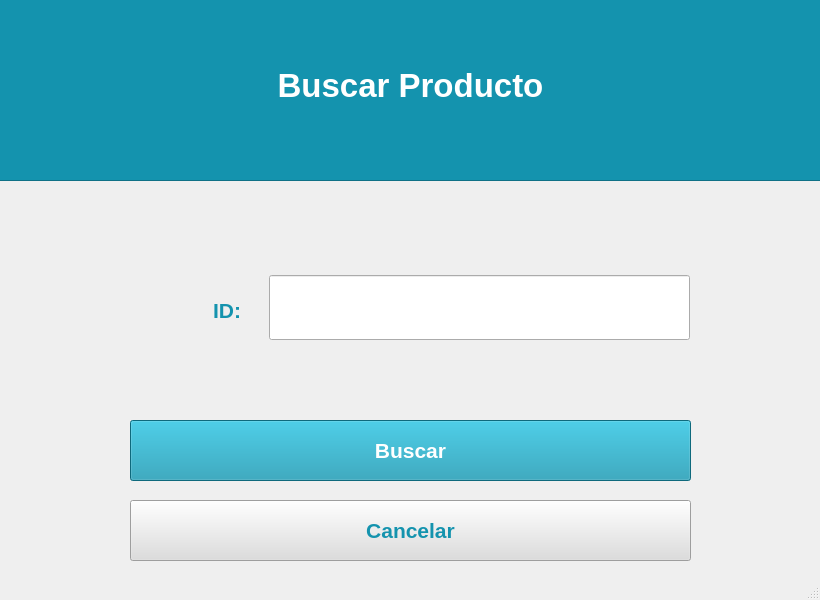
<?xml version="1.0" encoding="UTF-8"?>
<ui version="4.0">
 <class>MainWindow</class>
 <widget class="QMainWindow" name="MainWindow">
  <property name="enabled">
   <bool>true</bool>
  </property>
  <property name="geometry">
   <rect>
    <x>0</x>
    <y>0</y>
    <width>820</width>
    <height>600</height>
   </rect>
  </property>
  <property name="sizePolicy">
   <sizepolicy hsizetype="Preferred" vsizetype="Preferred">
    <horstretch>0</horstretch>
    <verstretch>0</verstretch>
   </sizepolicy>
  </property>
  <property name="minimumSize">
   <size>
    <width>820</width>
    <height>600</height>
   </size>
  </property>
  <property name="maximumSize">
   <size>
    <width>820</width>
    <height>600</height>
   </size>
  </property>
  <property name="windowTitle">
   <string>MainWindow</string>
  </property>
  <property name="toolButtonStyle">
   <enum>Qt::ToolButtonTextUnderIcon</enum>
  </property>
  <property name="animated">
   <bool>false</bool>
  </property>
  <property name="documentMode">
   <bool>true</bool>
  </property>
  <widget class="QWidget" name="centralwidget">
   <widget class="QPushButton" name="Buscar">
    <property name="geometry">
     <rect>
      <x>130</x>
      <y>420</y>
      <width>561</width>
      <height>61</height>
     </rect>
    </property>
    <property name="palette">
     <palette>
      <active>
       <colorrole role="WindowText">
        <brush brushstyle="SolidPattern">
         <color alpha="255">
          <red>255</red>
          <green>255</green>
          <blue>255</blue>
         </color>
        </brush>
       </colorrole>
       <colorrole role="Button">
        <brush brushstyle="SolidPattern">
         <color alpha="255">
          <red>20</red>
          <green>147</green>
          <blue>174</blue>
         </color>
        </brush>
       </colorrole>
       <colorrole role="ButtonText">
        <brush brushstyle="SolidPattern">
         <color alpha="255">
          <red>255</red>
          <green>255</green>
          <blue>255</blue>
         </color>
        </brush>
       </colorrole>
       <colorrole role="Base">
        <brush brushstyle="SolidPattern">
         <color alpha="255">
          <red>20</red>
          <green>147</green>
          <blue>174</blue>
         </color>
        </brush>
       </colorrole>
       <colorrole role="Window">
        <brush brushstyle="SolidPattern">
         <color alpha="255">
          <red>20</red>
          <green>147</green>
          <blue>174</blue>
         </color>
        </brush>
       </colorrole>
      </active>
      <inactive>
       <colorrole role="WindowText">
        <brush brushstyle="SolidPattern">
         <color alpha="255">
          <red>255</red>
          <green>255</green>
          <blue>255</blue>
         </color>
        </brush>
       </colorrole>
       <colorrole role="Button">
        <brush brushstyle="SolidPattern">
         <color alpha="255">
          <red>20</red>
          <green>147</green>
          <blue>174</blue>
         </color>
        </brush>
       </colorrole>
       <colorrole role="ButtonText">
        <brush brushstyle="SolidPattern">
         <color alpha="255">
          <red>255</red>
          <green>255</green>
          <blue>255</blue>
         </color>
        </brush>
       </colorrole>
       <colorrole role="Base">
        <brush brushstyle="SolidPattern">
         <color alpha="255">
          <red>20</red>
          <green>147</green>
          <blue>174</blue>
         </color>
        </brush>
       </colorrole>
       <colorrole role="Window">
        <brush brushstyle="SolidPattern">
         <color alpha="255">
          <red>20</red>
          <green>147</green>
          <blue>174</blue>
         </color>
        </brush>
       </colorrole>
      </inactive>
      <disabled>
       <colorrole role="WindowText">
        <brush brushstyle="SolidPattern">
         <color alpha="255">
          <red>120</red>
          <green>120</green>
          <blue>120</blue>
         </color>
        </brush>
       </colorrole>
       <colorrole role="Button">
        <brush brushstyle="SolidPattern">
         <color alpha="255">
          <red>20</red>
          <green>147</green>
          <blue>174</blue>
         </color>
        </brush>
       </colorrole>
       <colorrole role="ButtonText">
        <brush brushstyle="SolidPattern">
         <color alpha="255">
          <red>120</red>
          <green>120</green>
          <blue>120</blue>
         </color>
        </brush>
       </colorrole>
       <colorrole role="Base">
        <brush brushstyle="SolidPattern">
         <color alpha="255">
          <red>20</red>
          <green>147</green>
          <blue>174</blue>
         </color>
        </brush>
       </colorrole>
       <colorrole role="Window">
        <brush brushstyle="SolidPattern">
         <color alpha="255">
          <red>20</red>
          <green>147</green>
          <blue>174</blue>
         </color>
        </brush>
       </colorrole>
      </disabled>
     </palette>
    </property>
    <property name="font">
     <font>
      <pointsize>16</pointsize>
      <weight>75</weight>
      <italic>false</italic>
      <bold>true</bold>
      <underline>false</underline>
      <strikeout>false</strikeout>
     </font>
    </property>
    <property name="styleSheet">
     <string notr="true">background-color: rgb(20, 147, 174)</string>
    </property>
    <property name="text">
     <string>Buscar</string>
    </property>
   </widget>
   <widget class="QPushButton" name="Cancelar">
    <property name="geometry">
     <rect>
      <x>130</x>
      <y>500</y>
      <width>561</width>
      <height>61</height>
     </rect>
    </property>
    <property name="palette">
     <palette>
      <active>
       <colorrole role="Button">
        <brush brushstyle="SolidPattern">
         <color alpha="255">
          <red>221</red>
          <green>221</green>
          <blue>221</blue>
         </color>
        </brush>
       </colorrole>
       <colorrole role="ButtonText">
        <brush brushstyle="SolidPattern">
         <color alpha="255">
          <red>20</red>
          <green>147</green>
          <blue>174</blue>
         </color>
        </brush>
       </colorrole>
       <colorrole role="Base">
        <brush brushstyle="SolidPattern">
         <color alpha="255">
          <red>221</red>
          <green>221</green>
          <blue>221</blue>
         </color>
        </brush>
       </colorrole>
       <colorrole role="Window">
        <brush brushstyle="SolidPattern">
         <color alpha="255">
          <red>221</red>
          <green>221</green>
          <blue>221</blue>
         </color>
        </brush>
       </colorrole>
      </active>
      <inactive>
       <colorrole role="Button">
        <brush brushstyle="SolidPattern">
         <color alpha="255">
          <red>221</red>
          <green>221</green>
          <blue>221</blue>
         </color>
        </brush>
       </colorrole>
       <colorrole role="ButtonText">
        <brush brushstyle="SolidPattern">
         <color alpha="255">
          <red>20</red>
          <green>147</green>
          <blue>174</blue>
         </color>
        </brush>
       </colorrole>
       <colorrole role="Base">
        <brush brushstyle="SolidPattern">
         <color alpha="255">
          <red>221</red>
          <green>221</green>
          <blue>221</blue>
         </color>
        </brush>
       </colorrole>
       <colorrole role="Window">
        <brush brushstyle="SolidPattern">
         <color alpha="255">
          <red>221</red>
          <green>221</green>
          <blue>221</blue>
         </color>
        </brush>
       </colorrole>
      </inactive>
      <disabled>
       <colorrole role="Button">
        <brush brushstyle="SolidPattern">
         <color alpha="255">
          <red>221</red>
          <green>221</green>
          <blue>221</blue>
         </color>
        </brush>
       </colorrole>
       <colorrole role="ButtonText">
        <brush brushstyle="SolidPattern">
         <color alpha="255">
          <red>120</red>
          <green>120</green>
          <blue>120</blue>
         </color>
        </brush>
       </colorrole>
       <colorrole role="Base">
        <brush brushstyle="SolidPattern">
         <color alpha="255">
          <red>221</red>
          <green>221</green>
          <blue>221</blue>
         </color>
        </brush>
       </colorrole>
       <colorrole role="Window">
        <brush brushstyle="SolidPattern">
         <color alpha="255">
          <red>221</red>
          <green>221</green>
          <blue>221</blue>
         </color>
        </brush>
       </colorrole>
      </disabled>
     </palette>
    </property>
    <property name="font">
     <font>
      <pointsize>16</pointsize>
      <weight>75</weight>
      <bold>true</bold>
     </font>
    </property>
    <property name="styleSheet">
     <string notr="true">background-color: rgb(221, 221, 221);</string>
    </property>
    <property name="text">
     <string>Cancelar</string>
    </property>
   </widget>
   <widget class="QLabel" name="label_2">
    <property name="geometry">
     <rect>
      <x>70</x>
      <y>270</y>
      <width>171</width>
      <height>81</height>
     </rect>
    </property>
    <property name="palette">
     <palette>
      <active>
       <colorrole role="WindowText">
        <brush brushstyle="SolidPattern">
         <color alpha="255">
          <red>20</red>
          <green>147</green>
          <blue>174</blue>
         </color>
        </brush>
       </colorrole>
      </active>
      <inactive>
       <colorrole role="WindowText">
        <brush brushstyle="SolidPattern">
         <color alpha="255">
          <red>20</red>
          <green>147</green>
          <blue>174</blue>
         </color>
        </brush>
       </colorrole>
      </inactive>
      <disabled>
       <colorrole role="WindowText">
        <brush brushstyle="SolidPattern">
         <color alpha="255">
          <red>120</red>
          <green>120</green>
          <blue>120</blue>
         </color>
        </brush>
       </colorrole>
      </disabled>
     </palette>
    </property>
    <property name="font">
     <font>
      <pointsize>16</pointsize>
      <weight>75</weight>
      <bold>true</bold>
     </font>
    </property>
    <property name="text">
     <string>  ID:</string>
    </property>
    <property name="alignment">
     <set>Qt::AlignRight|Qt::AlignTrailing|Qt::AlignVCenter</set>
    </property>
   </widget>
   <widget class="QFrame" name="frame">
    <property name="geometry">
     <rect>
      <x>-130</x>
      <y>-20</y>
      <width>1621</width>
      <height>201</height>
     </rect>
    </property>
    <property name="styleSheet">
     <string notr="true">background-color: rgb(20, 147, 174);</string>
    </property>
    <property name="frameShape">
     <enum>QFrame::StyledPanel</enum>
    </property>
    <property name="frameShadow">
     <enum>QFrame::Raised</enum>
    </property>
    <widget class="QLabel" name="label_15">
     <property name="geometry">
      <rect>
       <x>265</x>
       <y>70</y>
       <width>551</width>
       <height>71</height>
      </rect>
     </property>
     <property name="palette">
      <palette>
       <active>
        <colorrole role="WindowText">
         <brush brushstyle="SolidPattern">
          <color alpha="255">
           <red>255</red>
           <green>255</green>
           <blue>255</blue>
          </color>
         </brush>
        </colorrole>
        <colorrole role="Button">
         <brush brushstyle="SolidPattern">
          <color alpha="255">
           <red>20</red>
           <green>147</green>
           <blue>174</blue>
          </color>
         </brush>
        </colorrole>
        <colorrole role="Base">
         <brush brushstyle="SolidPattern">
          <color alpha="255">
           <red>20</red>
           <green>147</green>
           <blue>174</blue>
          </color>
         </brush>
        </colorrole>
        <colorrole role="Window">
         <brush brushstyle="SolidPattern">
          <color alpha="255">
           <red>20</red>
           <green>147</green>
           <blue>174</blue>
          </color>
         </brush>
        </colorrole>
       </active>
       <inactive>
        <colorrole role="WindowText">
         <brush brushstyle="SolidPattern">
          <color alpha="255">
           <red>255</red>
           <green>255</green>
           <blue>255</blue>
          </color>
         </brush>
        </colorrole>
        <colorrole role="Button">
         <brush brushstyle="SolidPattern">
          <color alpha="255">
           <red>20</red>
           <green>147</green>
           <blue>174</blue>
          </color>
         </brush>
        </colorrole>
        <colorrole role="Base">
         <brush brushstyle="SolidPattern">
          <color alpha="255">
           <red>20</red>
           <green>147</green>
           <blue>174</blue>
          </color>
         </brush>
        </colorrole>
        <colorrole role="Window">
         <brush brushstyle="SolidPattern">
          <color alpha="255">
           <red>20</red>
           <green>147</green>
           <blue>174</blue>
          </color>
         </brush>
        </colorrole>
       </inactive>
       <disabled>
        <colorrole role="WindowText">
         <brush brushstyle="SolidPattern">
          <color alpha="255">
           <red>120</red>
           <green>120</green>
           <blue>120</blue>
          </color>
         </brush>
        </colorrole>
        <colorrole role="Button">
         <brush brushstyle="SolidPattern">
          <color alpha="255">
           <red>20</red>
           <green>147</green>
           <blue>174</blue>
          </color>
         </brush>
        </colorrole>
        <colorrole role="Base">
         <brush brushstyle="SolidPattern">
          <color alpha="255">
           <red>20</red>
           <green>147</green>
           <blue>174</blue>
          </color>
         </brush>
        </colorrole>
        <colorrole role="Window">
         <brush brushstyle="SolidPattern">
          <color alpha="255">
           <red>20</red>
           <green>147</green>
           <blue>174</blue>
          </color>
         </brush>
        </colorrole>
       </disabled>
      </palette>
     </property>
     <property name="font">
      <font>
       <pointsize>25</pointsize>
       <weight>75</weight>
       <bold>true</bold>
       <stylestrategy>PreferDefault</stylestrategy>
      </font>
     </property>
     <property name="layoutDirection">
      <enum>Qt::LeftToRight</enum>
     </property>
     <property name="text">
      <string>Buscar Producto</string>
     </property>
     <property name="alignment">
      <set>Qt::AlignCenter</set>
     </property>
    </widget>
   </widget>
   <widget class="QFrame" name="frame_2">
    <property name="geometry">
     <rect>
      <x>410</x>
      <y>40</y>
      <width>1</width>
      <height>1</height>
     </rect>
    </property>
    <property name="frameShape">
     <enum>QFrame::StyledPanel</enum>
    </property>
    <property name="frameShadow">
     <enum>QFrame::Raised</enum>
    </property>
   </widget>
   <widget class="QLineEdit" name="lineEdit">
    <property name="geometry">
     <rect>
      <x>269</x>
      <y>275</y>
      <width>421</width>
      <height>65</height>
     </rect>
    </property>
    <property name="font">
     <font>
      <pointsize>14</pointsize>
     </font>
    </property>
   </widget>
  </widget>
  <widget class="QStatusBar" name="statusbar"/>
 </widget>
 <resources/>
 <connections/>
</ui>
